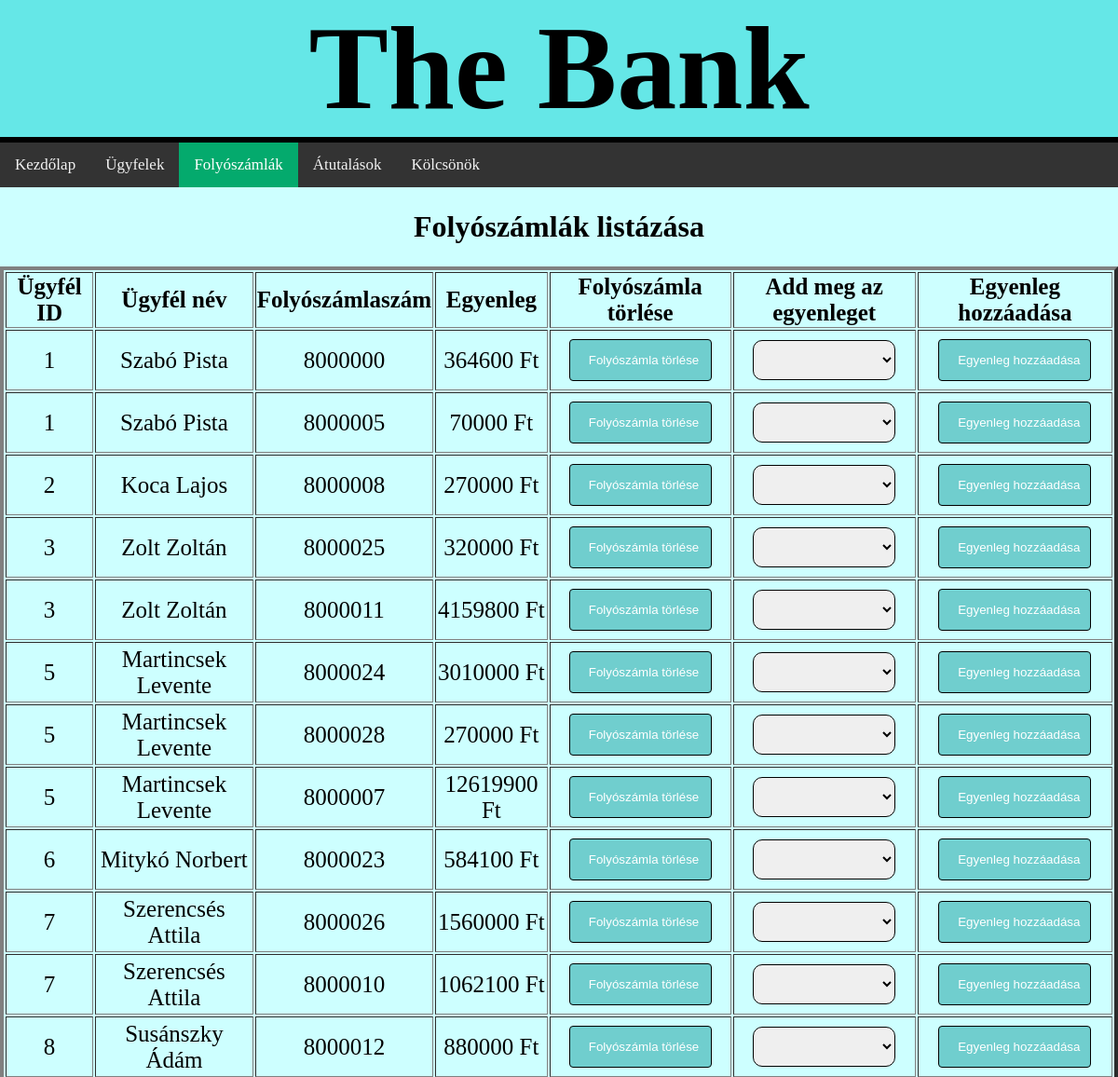
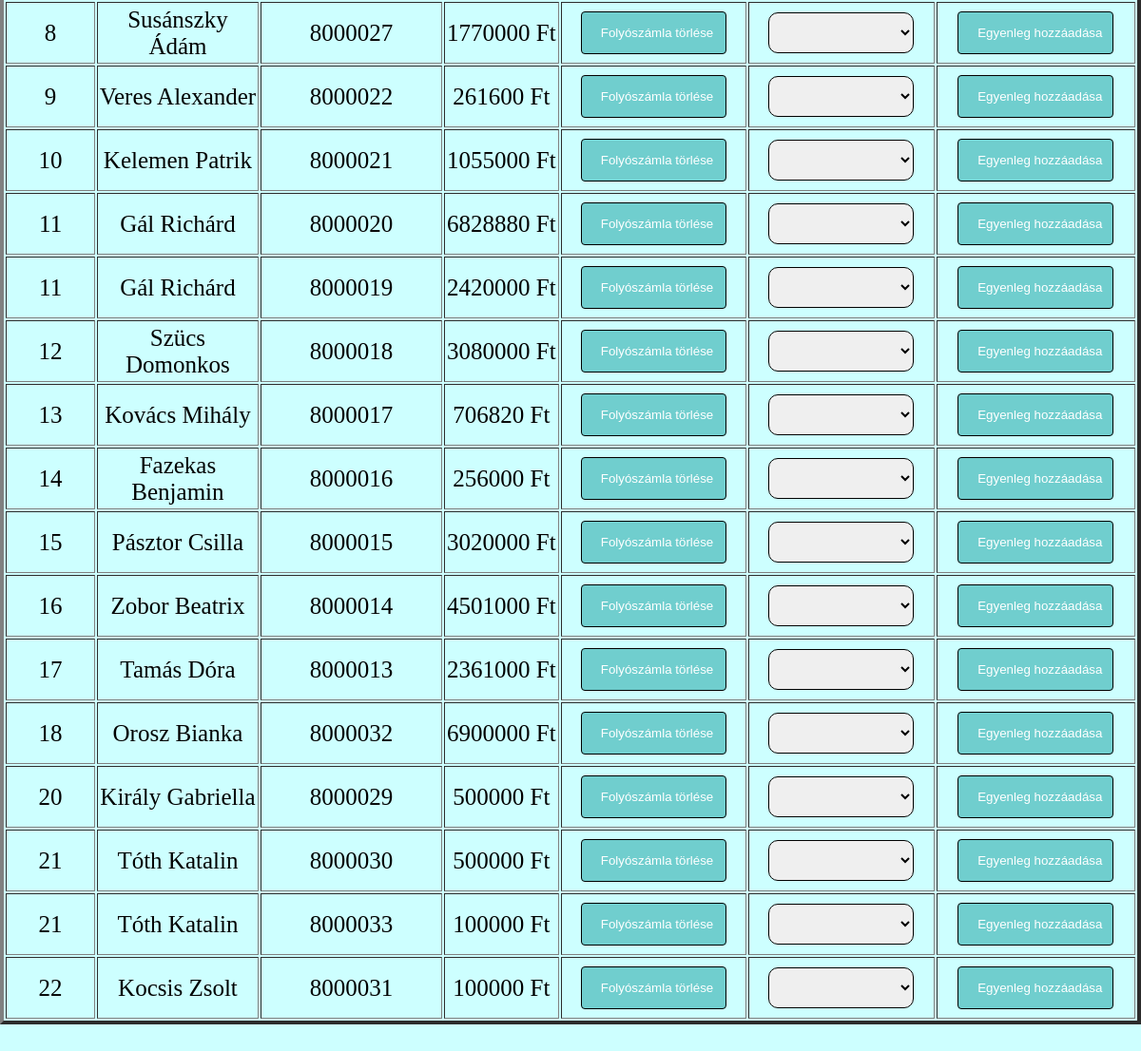
/folyoszamlak.php, run on the app's committed database (2 pictures, top to bottom).
### tables this page shows
CREATE TABLE `folyoszamla` (
  `ugyfelID` int(11) NOT NULL,
  `folyoszamlaszam` int(11) NOT NULL,
  `egyenleg` int(11) NOT NULL
);

CREATE TABLE `ugyfel` (
  `id` int(11) NOT NULL,
  `nev` varchar(40) NOT NULL,
  `FKV` int(11) NOT NULL,
  `email` varchar(40) NOT NULL,
  `jelszo` varchar(20) NOT NULL
);

### db_fuggvenyek.php (called while the page is built, shortened)
<?php
function adatbazis_csatlakozas() {
	$conn = mysqli_connect("localhost", "root", "") or die("Csatlakozási hiba");
	mysqli_query($conn, 'SET NAMES UTF-8');
	mysqli_query($conn, 'SET character_set_results=utf8');
	mysqli_set_charset($conn, 'utf8');
	return $conn;
}
?>

### folyoszamlak.php (the view, shortened to what this page needs)
<?php
include_once('db_fuggvenyek.php');
?>
<html>
<head>
<link rel="stylesheet" href="styles.css">
</head>
<body>
<div class='headline'>The Bank</div>
<div class="topnav">
  <a href="index.php">Kezdőlap</a>
  <a href="ugyfelek.php">Ügyfelek</a>
  <a class="active">Folyószámlák</a>
  <a href="atutalas.php">Átutalások</a>
  <a href="kolcson.php">Kölcsönök</a>
</div>
<div class='title'>
<h1>Folyószámlák listázása</h1>
</div>
<table border="4">
<tr>
<th>Ügyfél ID</th>
<th>Ügyfél név</th>
<th>Folyószámlaszám</th>
<th>Egyenleg</th>
<th>Folyószámla törlése</th>
<th>Add meg az egyenleget</th>
<th>Egyenleg hozzáadása</th>
</tr>
<?php
    $folyok= mysqli_query(adatbazis_csatlakozas(),"SELECT ugyfelID, folyoszamlaszam, egyenleg FROM folyoszamla ORDER BY ugyfelID");
    while( $egySor = mysqli_fetch_assoc($folyok) ) {
    $ugyfid =$egySor['ugyfelID'];
    $ugyfelek=mysqli_query(adatbazis_csatlakozas(),"SELECT id, nev FROM ugyfel WHERE id=$ugyfid");
    $ugyfel=mysqli_fetch_assoc($ugyfelek);
		echo '<tr>';
		echo '<td>'. $ugyfel["id"] .'</td>';
		echo '<td>'. $ugyfel["nev"] .'</td>';
		echo '<td>'. $egySor["folyoszamlaszam"] .'</td>';
		echo '<td>'. $egySor["egyenleg"] .' Ft'.'</td>';
		echo '<form method="post" >';
		echo '<td>'. '<input type="submit" name="folyotorles" value="Folyószámla törlése"> ' .'</td>';
		?>
        <?php
        echo '<td>'.
         '
         <select name="egyenleg">
                             <option selected value="0"></option>
                             <option value="1000">1000 Ft</option>
                             <option value="5000">5000 Ft</option>
                             <option value="10000">10000 Ft</option>
                             <option value="20000">20000 Ft</option>
                             <option value="50000">50000 Ft</option>
                             <option value="80000">80000 Ft</option>
                             <option value="100000">100000 Ft</option>
                             <option value="150000">150000 Ft</option>
                           </select>
                           ' .'</td>';
        		?>
                <?php
        echo '<td>'. '<input type="submit" name="egyenlegadd" value="Egyenleg hozzáadása"> ' .'</td>';
        		?>
                <?php
		echo '</form>';
		echo '</tr>';
	}
?>
</table>
</body>
</html>

### styles.css (style rules this page uses)
body { background: #cdffff; margin:0; color: #000000; }
.headline { background: #65e7e7; color: black; font-weight: bold; font-family: "Edwardian Script ITC"; font-size: 800%; text-align: center; vertical-align: center; border-bottom:6px solid black; }
div,h1 { margin: 0; outline: 0; }
.topnav { background-color: #333; overflow: hidden; }
.topnav a { float: left; color: #f2f2f2; text-align: center; padding: 14px 16px; text-decoration: none; font-size: 17px; }
.topnav a.active { background-color: #04AA6D; color: white; }
input[type=text],select { width: 80%; padding: 12px 20px; margin: 8px 0; display: inline-block; border: 1px solid black; border-radius: 10px; box-sizing: border-box; }
table { margin-top: 2%; margin-left: auto; margin-right: auto; margin-bottom: 7%; text-align: center; font-size: 25px; }
input[type=submit],[type=button] { width: 80%; background-color: #70cece; color: white; padding: 14px 20px; margin: 8px 0; border: 1px solid black; border-radius: 4px; cursor: pointer; }
.title { padding-top: 2%; text-align: center; }

### data on the page
folyoszamla: ugyfelID "1", ugyfelID.nev "Szabó Pista", folyoszamlaszam "8000000", egyenleg "364600"
folyoszamla: ugyfelID "1", ugyfelID.nev "Szabó Pista", folyoszamlaszam "8000005", egyenleg "70000"
folyoszamla: ugyfelID "2", ugyfelID.nev "Koca Lajos", folyoszamlaszam "8000008", egyenleg "270000"
folyoszamla: ugyfelID "3", ugyfelID.nev "Zolt Zoltán", folyoszamlaszam "8000025", egyenleg "320000"
folyoszamla: ugyfelID "3", ugyfelID.nev "Zolt Zoltán", folyoszamlaszam "8000011", egyenleg "4159800"
folyoszamla: ugyfelID "5", ugyfelID.nev "Martincsek Levente", folyoszamlaszam "8000024", egyenleg "3010000"
folyoszamla: ugyfelID "5", ugyfelID.nev "Martincsek Levente", folyoszamlaszam "8000028", egyenleg "270000"
folyoszamla: ugyfelID "5", ugyfelID.nev "Martincsek Levente", folyoszamlaszam "8000007", egyenleg "12619900"
folyoszamla: ugyfelID "6", ugyfelID.nev "Mitykó Norbert", folyoszamlaszam "8000023", egyenleg "584100"
folyoszamla: ugyfelID "7", ugyfelID.nev "Szerencsés Attila", folyoszamlaszam "8000026", egyenleg "1560000"
folyoszamla: ugyfelID "7", ugyfelID.nev "Szerencsés Attila", folyoszamlaszam "8000010", egyenleg "1062100"
folyoszamla: ugyfelID "8", ugyfelID.nev "Susánszky Ádám", folyoszamlaszam "8000012", egyenleg "880000"
folyoszamla: ugyfelID "8", ugyfelID.nev "Susánszky Ádám", folyoszamlaszam "8000027", egyenleg "1770000"
folyoszamla: ugyfelID "9", ugyfelID.nev "Veres Alexander", folyoszamlaszam "8000022", egyenleg "261600"
folyoszamla: ugyfelID "10", ugyfelID.nev "Kelemen Patrik", folyoszamlaszam "8000021", egyenleg "1055000"
folyoszamla: ugyfelID "11", ugyfelID.nev "Gál Richárd", folyoszamlaszam "8000020", egyenleg "6828880"
folyoszamla: ugyfelID "11", ugyfelID.nev "Gál Richárd", folyoszamlaszam "8000019", egyenleg "2420000"
folyoszamla: ugyfelID "12", ugyfelID.nev "Szücs Domonkos", folyoszamlaszam "8000018", egyenleg "3080000"
folyoszamla: ugyfelID "13", ugyfelID.nev "Kovács Mihály", folyoszamlaszam "8000017", egyenleg "706820"
folyoszamla: ugyfelID "14", ugyfelID.nev "Fazekas Benjamin", folyoszamlaszam "8000016", egyenleg "256000"
folyoszamla: ugyfelID "15", ugyfelID.nev "Pásztor Csilla", folyoszamlaszam "8000015", egyenleg "3020000"
folyoszamla: ugyfelID "16", ugyfelID.nev "Zobor Beatrix", folyoszamlaszam "8000014", egyenleg "4501000"
folyoszamla: ugyfelID "17", ugyfelID.nev "Tamás Dóra", folyoszamlaszam "8000013", egyenleg "2361000"
folyoszamla: ugyfelID "18", ugyfelID.nev "Orosz Bianka", folyoszamlaszam "8000032", egyenleg "6900000"
folyoszamla: ugyfelID "20", ugyfelID.nev "Király Gabriella", folyoszamlaszam "8000029", egyenleg "500000"
folyoszamla: ugyfelID "21", ugyfelID.nev "Tóth Katalin", folyoszamlaszam "8000030", egyenleg "500000"
folyoszamla: ugyfelID "21", ugyfelID.nev "Tóth Katalin", folyoszamlaszam "8000033", egyenleg "100000"
folyoszamla: ugyfelID "22", ugyfelID.nev "Kocsis Zsolt", folyoszamlaszam "8000031", egyenleg "100000"
